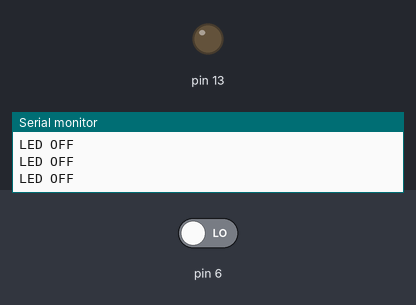
A sketch run on a simulated Arduino Uno, built with avr-gcc and run on an emulated ATmega328P. Parts: output pins drawn as LEDs (lit = HIGH), the last lines printed to the serial monitor. Inputs (shaded band) come from the test bench; at power-on: pin 6 LOW.

Above: at 1.2 s.
1.3 s: pin 6 driven HIGH
At 2.5 s:
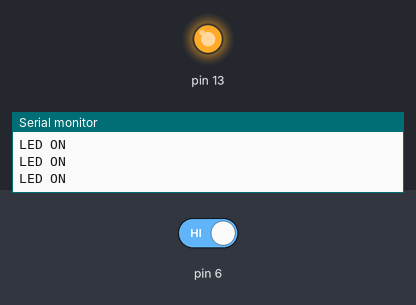
2.8 s: pin 6 driven LOW
At 3.8 s:
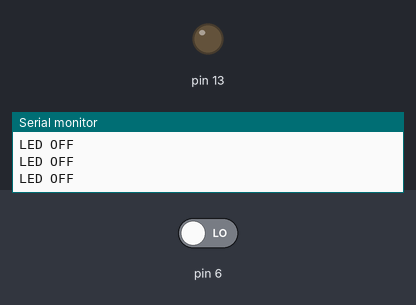
Timing chart, 0 to 5.8 s (numbered marks = the images above; inputs shaded):
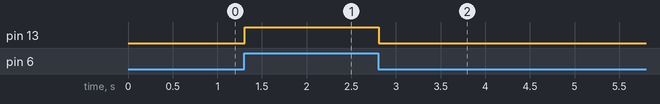

The sketch:

button.ino
```cpp
void setup() {
  // put your setup code here, to run once:
  Serial.begin(9600);
  pinMode(6, INPUT);
  pinMode(13, OUTPUT);
}

void loop() {
  int state = digitalRead(6);
  if(state == 1)
  {
    digitalWrite(13, HIGH);
    Serial.println("LED ON");
  }
  else
  {
    digitalWrite(13, LOW);
    Serial.println("LED OFF");
  }
  // put your main code here, to run repeatedly:

}
```

Measured:
- after the input at 1.3 s, pin 13: LOW → HIGH at once
- after the input at 2.8 s, pin 13: HIGH → LOW at once
